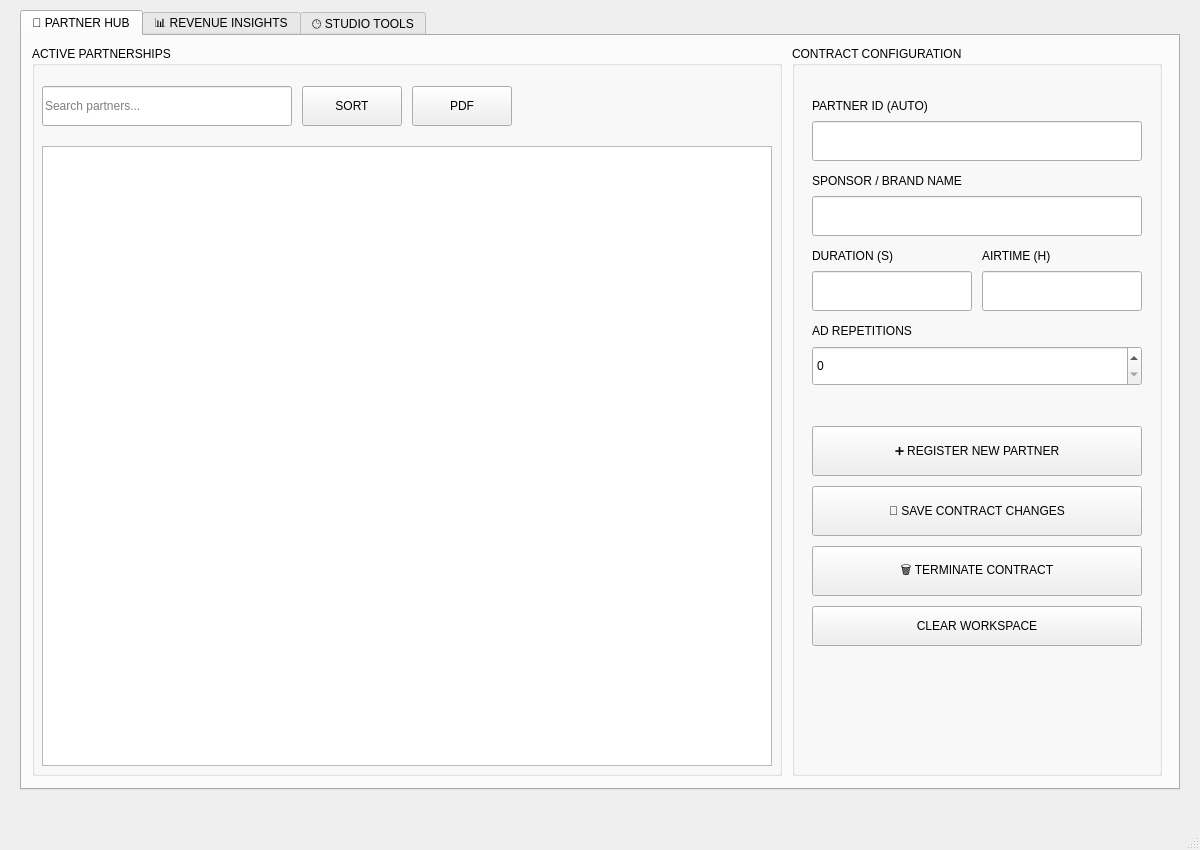
<?xml version="1.0" encoding="UTF-8"?>
<ui version="4.0">
 <class>SponsorshipModule</class>
 <widget class="QMainWindow" name="SponsorshipModule">
  <property name="geometry">
   <rect>
    <x>0</x>
    <y>0</y>
    <width>1200</width>
    <height>850</height>
   </rect>
  </property>
  <property name="windowTitle">
   <string>SR Studio - Partner &amp; Sponsorship Network</string>
  </property>
  <widget class="QWidget" name="centralwidget">
   <widget class="QTabWidget" name="tabWidget">
    <property name="geometry">
     <rect>
      <x>20</x>
      <y>10</y>
      <width>1160</width>
      <height>780</height>
     </rect>
    </property>
    
    <!-- Partner Hub -->
    <widget class="QWidget" name="tab_hub">
      <attribute name="title"><string>🤝 PARTNER HUB</string></attribute>
      <!-- List Area (Left) -->
      <widget class="QGroupBox" name="groupBox_list">
       <property name="geometry"><rect><x>10</x><y>10</y><width>750</width><height>730</height></rect></property>
       <property name="title"><string>ACTIVE PARTNERSHIPS</string></property>
       <widget class="QTableView" name="tabspons">
        <property name="geometry"><rect><x>10</x><y>100</y><width>730</width><height>620</height></rect></property>
       </widget>
       <widget class="QLineEdit" name="le_rech">
        <property name="geometry"><rect><x>10</x><y>40</y><width>250</width><height>40</height></rect></property>
        <property name="placeholderText"><string>Search partners...</string></property>
       </widget>
       <widget class="QPushButton" name="bp_tri">
        <property name="geometry"><rect><x>270</x><y>40</y><width>100</width><height>40</height></rect></property>
        <property name="text"><string>SORT</string></property>
       </widget>
       <widget class="QPushButton" name="bp_pdf">
        <property name="geometry"><rect><x>380</x><y>40</y><width>100</width><height>40</height></rect></property>
        <property name="text"><string>PDF</string></property>
       </widget>
      </widget>
      
      <!-- Details Form (Right) -->
      <widget class="QGroupBox" name="groupBox_details">
       <property name="geometry"><rect><x>770</x><y>10</y><width>370</width><height>730</height></rect></property>
       <property name="title"><string>CONTRACT CONFIGURATION</string></property>
       
       <widget class="QLabel" name="label_id"><property name="geometry"><rect><x>20</x><y>50</y><width>330</width><height>20</height></rect></property><property name="text"><string>PARTNER ID (AUTO)</string></property></widget>
       <widget class="QLineEdit" name="le_id"><property name="geometry"><rect><x>20</x><y>75</y><width>330</width><height>40</height></rect></property><property name="readOnly"><bool>true</bool></property></widget>
       
       <widget class="QLabel" name="label_n"><property name="geometry"><rect><x>20</x><y>125</y><width>330</width><height>20</height></rect></property><property name="text"><string>SPONSOR / BRAND NAME</string></property></widget>
       <widget class="QLineEdit" name="le_nom"><property name="geometry"><rect><x>20</x><y>150</y><width>330</width><height>40</height></rect></property></widget>
       
       <widget class="QLabel" name="label_d"><property name="geometry"><rect><x>20</x><y>200</y><width>160</width><height>20</height></rect></property><property name="text"><string>DURATION (S)</string></property></widget>
       <widget class="QLineEdit" name="le_duree"><property name="geometry"><rect><x>20</x><y>225</y><width>160</width><height>40</height></rect></property></widget>
       
       <widget class="QLabel" name="label_a"><property name="geometry"><rect><x>190</x><y>200</y><width>160</width><height>20</height></rect></property><property name="text"><string>AIRTIME (H)</string></property></widget>
       <widget class="QLineEdit" name="le_heure"><property name="geometry"><rect><x>190</x><y>225</y><width>160</width><height>40</height></rect></property></widget>
       
       <widget class="QLabel" name="label_r"><property name="geometry"><rect><x>20</x><y>275</y><width>330</width><height>20</height></rect></property><property name="text"><string>AD REPETITIONS</string></property></widget>
       <widget class="QSpinBox" name="le_repet_spin"><property name="geometry"><rect><x>20</x><y>300</y><width>330</width><height>40</height></rect></property></widget>
       
       <widget class="QPushButton" name="bp_ajouter">
        <property name="geometry"><rect><x>20</x><y>380</y><width>330</width><height>50</height></rect></property>
        <property name="text"><string>➕ REGISTER NEW PARTNER</string></property>
       </widget>
       <widget class="QPushButton" name="bp_modifier">
        <property name="geometry"><rect><x>20</x><y>440</y><width>330</width><height>50</height></rect></property>
        <property name="text"><string>💾 SAVE CONTRACT CHANGES</string></property>
       </widget>
       <widget class="QPushButton" name="bp_supprime">
        <property name="geometry"><rect><x>20</x><y>500</y><width>330</width><height>50</height></rect></property>
        <property name="text"><string>🗑️ TERMINATE CONTRACT</string></property>
       </widget>
       <widget class="QPushButton" name="bp_clear">
        <property name="geometry"><rect><x>20</x><y>560</y><width>330</width><height>40</height></rect></property>
        <property name="text"><string>CLEAR WORKSPACE</string></property>
       </widget>

       <widget class="QLabel" name="mini_stat_label">
        <property name="geometry"><rect><x>20</x><y>610</y><width>330</width><height>110</height></rect></property>
        <property name="text"><string></string></property>
       </widget>
      </widget>
    </widget>

    <widget class="QWidget" name="tab_stats">
     <attribute name="title"><string>📊 REVENUE INSIGHTS</string></attribute>
     <widget class="QLabel" name="label_stat"><property name="geometry"><rect><x>20</x><y>20</y><width>1120</width><height>650</height></rect></property></widget>
     <widget class="QPushButton" name="bp_aller"><property name="geometry"><rect><x>480</x><y>680</y><width>200</width><height>45</height></rect></property><property name="text"><string>GENERATE ANALYTICS</string></property></widget>
    </widget>
    
    <widget class="QWidget" name="tab_clock">
     <attribute name="title"><string>🕒 STUDIO TOOLS</string></attribute>
     
     <widget class="QGroupBox" name="groupBox_timer">
      <property name="geometry"><rect><x>300</x><y>150</y><width>560</width><height>350</height></rect></property>
      <property name="title"><string>AIRTIME COUNTDOWN</string></property>
      <widget class="QLCDNumber" name="mint"><property name="geometry"><rect><x>100</x><y>50</y><width>150</width><height>150</height></rect></property></widget>
      <widget class="QLCDNumber" name="secc"><property name="geometry"><rect><x>260</x><y>50</y><width>150</width><height>150</height></rect></property></widget>
      <widget class="QPushButton" name="bp_play"><property name="geometry"><rect><x>100</x><y>220</y><width>100</width><height>45</height></rect></property><property name="text"><string>START</string></property></widget>
      <widget class="QPushButton" name="bp_pause"><property name="geometry"><rect><x>210</x><y>220</y><width>100</width><height>45</height></rect></property><property name="text"><string>PAUSE</string></property></widget>
      <widget class="QPushButton" name="bp_stop"><property name="geometry"><rect><x>320</x><y>220</y><width>100</width><height>45</height></rect></property><property name="text"><string>RESET</string></property></widget>
     </widget>
    </widget>

   </widget>
  </widget>
  <widget class="QMenuBar" name="menubar"/><widget class="QStatusBar" name="statusbar"/>
 </widget>
 <resources/>
 <connections/>
</ui>
